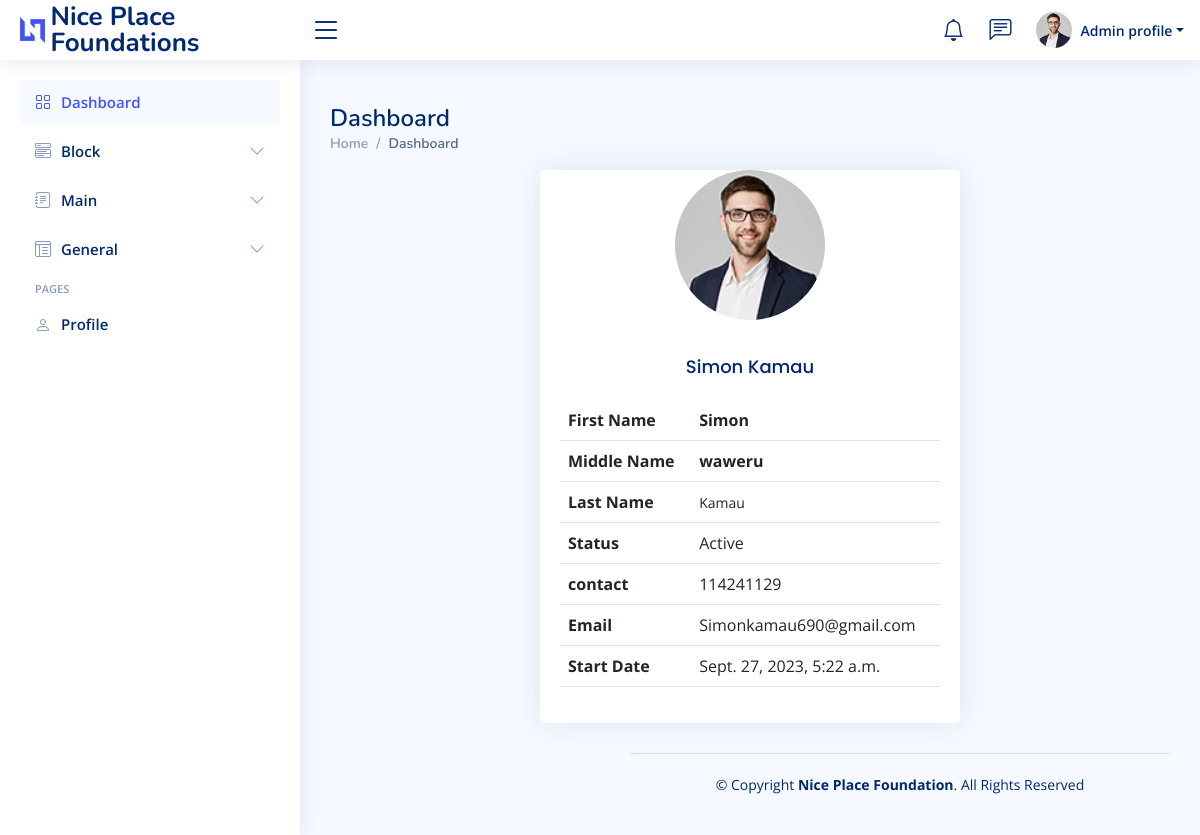
Screenshot of /home/teacher_detail/1/ with the database file from the repository.
### app/models.py (models this page shows, shortened)
class Teacher(models.Model):
    first_name = models.CharField(max_length=200)
    middle_name = models.CharField(max_length=200)
    last_name = models.CharField(max_length=200)
    teaching_units = models.ForeignKey(Subject, on_delete=models.CASCADE, null=True, blank=True)
    start_date = models.DateTimeField(auto_now = True)
    Email = models.EmailField(null=True, blank=True)
    contact = models.IntegerField(null=True, blank=True)

### app/teacher_views.py (the view)
# urls.py: path('teacher_detail/<int:pk>/', teacher_views.teacher_detail, name='teacher_detail'),
def teacher_detail(request, pk):
    teacher = get_object_or_404(Teacher, pk=pk)
    context = {
        'teacher' : teacher
    }
    return render(request, 'Dashboard/teacher_detail.html', context)

### app/templates/Dashboard/teacher_detail.html
{% extends "Dashboard/base.html" %}
{% load static %}
{% block content %}
 <div class="container ">
  <div class="col">
    <div class="col-md-6 offset-md-3">
      <div class="card">
        <div class="card-body">
          <div class="text-center">
            <img src="{% static 'img/profile-img.jpg'   %}" class="img-fluid rounded-circle" alt="Profile Image" style="width: 150px; height: 150px;">
          </div>
         <div>
          <h3 class="card-title text-center mt-3">{{ teacher.first_name }} {{ teacher.last_name }}</h3>
          <table class="table">
            <tbody>
              <tr>
                <th>First Name</th>
                <td><b>{{ teacher.first_name }}</b></td>
              </tr>
              <tr>
                <th>Middle Name</th>
                <td><b>{{ teacher.middle_name }}</b></td>
              </tr>
              <tr>
                <th>Last Name</th>
                <td><small>{{ teacher.last_name }}</small></td>
              </tr>
              <tr>
                <th>Status</th>
                <td>Active</td>
              </tr>
              <tr>
                <th>contact</th>
                <td>{{ teacher.contact }}</td>
              </tr>
              <tr>
                <th>Email</th>
                <td>{{ teacher.Email }}</td>
              </tr>
              <tr>
                <th>Start Date</th>
                <td>{{ teacher.start_date }}</td>
              </tr>
            </tbody>
          </table>
         </div>
        </div>
      </div>
    </div>
  </div>
</div>
{% endblock content %}

### static/css/style.css (style rules this page uses)
:root { scroll-behavior: smooth; }
body { font-family: "Open Sans", sans-serif; background: #f6f9ff; color: #444444; }
h1, h2, h3, h4, h5, h6 { font-family: "Nunito", sans-serif; }
.card { margin-bottom: 30px; border: none; border-radius: 5px; box-shadow: 0px 0 30px rgba(1, 41, 112, 0.1); }
.card-title { padding: 20px 0 15px 0; font-size: 18px; font-weight: 500; color: #012970; font-family: "Poppins", sans-serif; }
.card-body { padding: 0 20px 20px 20px; }

### rows the page displays
Teacher: first_name "Simon", last_name "Kamau", middle_name "waweru", contact "114241129", Email "Simonkamau690@gmail.com", start_date "Sept. 27, 2023, 5:22 a.m."
